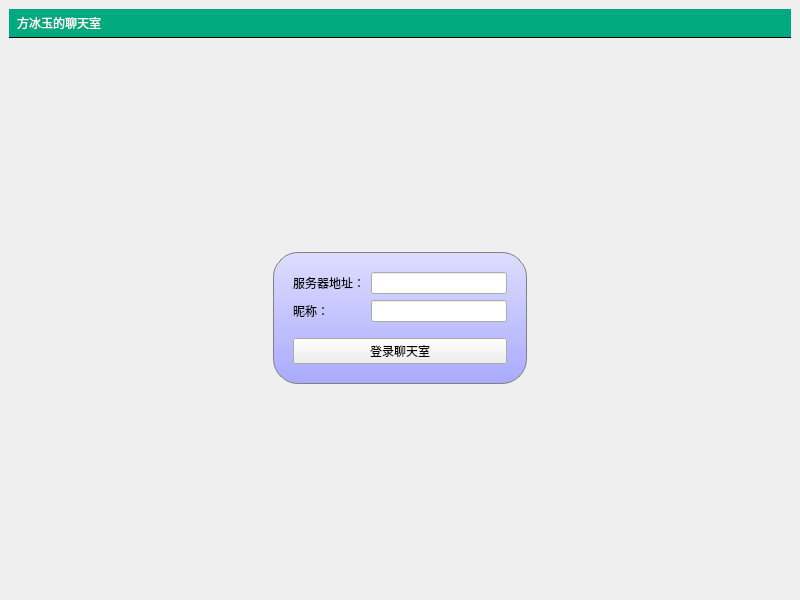
<?xml version="1.0" encoding="UTF-8"?>
<ui version="4.0">
 <class>MainWindow</class>
 <widget class="QMainWindow" name="MainWindow">
  <property name="geometry">
   <rect>
    <x>0</x>
    <y>0</y>
    <width>800</width>
    <height>600</height>
   </rect>
  </property>
  <property name="windowTitle">
   <string>客户端</string>
  </property>
  <property name="styleSheet">
   <string notr="true"/>
  </property>
  <widget class="QWidget" name="centralwidget">
   <layout class="QVBoxLayout" name="verticalLayout">
    <item>
     <widget class="QLabel" name="titleLabel">
      <property name="styleSheet">
       <string notr="true">#titleLabel{
background: white;
border: none;
border-bottom: 1px solid black;
padding: 5px;
font: 24pt &quot;黑体&quot;;
color: rgb(255,255,255);
background-color: rgba(0,170,127,255);
}

#mainFrame{
border: none;
background:white;
}

#loginFrame{
background: qlineargradient(x1: 0,y1: 0,x2: 0,y2: 1,stop: 0#ddf,stop: 1#aaf);
border: 1px solid gray;
padding: 10px;
border-radius: 25px;
}</string>
      </property>
      <property name="text">
       <string>方冰玉的聊天室</string>
      </property>
     </widget>
    </item>
    <item>
     <widget class="QStackedWidget" name="stackedWidget">
      <property name="currentIndex">
       <number>1</number>
      </property>
      <widget class="QWidget" name="chatPage">
       <layout class="QVBoxLayout" name="verticalLayout_3">
        <item>
         <layout class="QHBoxLayout" name="horizontalLayout">
          <item>
           <widget class="QTextEdit" name="roomTextEdit"/>
          </item>
          <item>
           <widget class="QListWidget" name="userListWidget">
            <property name="maximumSize">
             <size>
              <width>120</width>
              <height>16777215</height>
             </size>
            </property>
           </widget>
          </item>
         </layout>
        </item>
        <item>
         <layout class="QHBoxLayout" name="horizontalLayout_2">
          <item>
           <widget class="QLineEdit" name="sayLineEdit"/>
          </item>
          <item>
           <widget class="QPushButton" name="sayButton">
            <property name="text">
             <string>发送</string>
            </property>
           </widget>
          </item>
          <item>
           <widget class="QPushButton" name="logoutButton">
            <property name="text">
             <string>退出</string>
            </property>
           </widget>
          </item>
         </layout>
        </item>
       </layout>
      </widget>
      <widget class="QWidget" name="loginPage">
       <layout class="QGridLayout" name="gridLayout">
        <item row="2" column="1">
         <spacer name="verticalSpacer_3">
          <property name="orientation">
           <enum>Qt::Orientation::Vertical</enum>
          </property>
          <property name="sizeHint" stdset="0">
           <size>
            <width>20</width>
            <height>187</height>
           </size>
          </property>
         </spacer>
        </item>
        <item row="1" column="1">
         <widget class="QFrame" name="loginFrame">
          <property name="styleSheet">
           <string notr="true">#titleLabel{
background: white;
border: none;
border-bottom: 1px solid black;
padding: 5px;
font: 24pt &quot;黑体&quot;;
color: rgb(255,255,255);
background-color: rgba(0,170,127,255);
}

#mainFrame{
border: none;
background:white;
}

#loginFrame{
background: qlineargradient(x1: 0,y1: 0,x2: 0,y2: 1,stop: 0#ddf,stop: 1#aaf);
border: 1px solid gray;
padding: 10px;
border-radius: 25px;
}</string>
          </property>
          <property name="frameShape">
           <enum>QFrame::Shape::StyledPanel</enum>
          </property>
          <property name="frameShadow">
           <enum>QFrame::Shadow::Raised</enum>
          </property>
          <layout class="QVBoxLayout" name="verticalLayout_2">
           <item>
            <layout class="QFormLayout" name="formLayout">
             <item row="0" column="0">
              <widget class="QLabel" name="label_2">
               <property name="text">
                <string>服务器地址：</string>
               </property>
              </widget>
             </item>
             <item row="0" column="1">
              <widget class="QLineEdit" name="serverEdit"/>
             </item>
             <item row="1" column="0">
              <widget class="QLabel" name="label_3">
               <property name="text">
                <string>昵称：</string>
               </property>
              </widget>
             </item>
             <item row="1" column="1">
              <widget class="QLineEdit" name="usernameEdit"/>
             </item>
            </layout>
           </item>
           <item>
            <spacer name="verticalSpacer">
             <property name="orientation">
              <enum>Qt::Orientation::Vertical</enum>
             </property>
             <property name="sizeType">
              <enum>QSizePolicy::Policy::Fixed</enum>
             </property>
             <property name="sizeHint" stdset="0">
              <size>
               <width>20</width>
               <height>10</height>
              </size>
             </property>
            </spacer>
           </item>
           <item>
            <widget class="QPushButton" name="loginButton">
             <property name="styleSheet">
              <string notr="true">
</string>
             </property>
             <property name="text">
              <string>登录聊天室</string>
             </property>
            </widget>
           </item>
          </layout>
         </widget>
        </item>
        <item row="1" column="0">
         <spacer name="horizontalSpacer">
          <property name="orientation">
           <enum>Qt::Orientation::Horizontal</enum>
          </property>
          <property name="sizeHint" stdset="0">
           <size>
            <width>223</width>
            <height>20</height>
           </size>
          </property>
         </spacer>
        </item>
        <item row="0" column="1">
         <spacer name="verticalSpacer_2">
          <property name="orientation">
           <enum>Qt::Orientation::Vertical</enum>
          </property>
          <property name="sizeHint" stdset="0">
           <size>
            <width>20</width>
            <height>188</height>
           </size>
          </property>
         </spacer>
        </item>
        <item row="1" column="2">
         <spacer name="horizontalSpacer_2">
          <property name="orientation">
           <enum>Qt::Orientation::Horizontal</enum>
          </property>
          <property name="sizeHint" stdset="0">
           <size>
            <width>223</width>
            <height>20</height>
           </size>
          </property>
         </spacer>
        </item>
       </layout>
      </widget>
     </widget>
    </item>
   </layout>
  </widget>
 </widget>
 <resources/>
 <connections/>
</ui>
